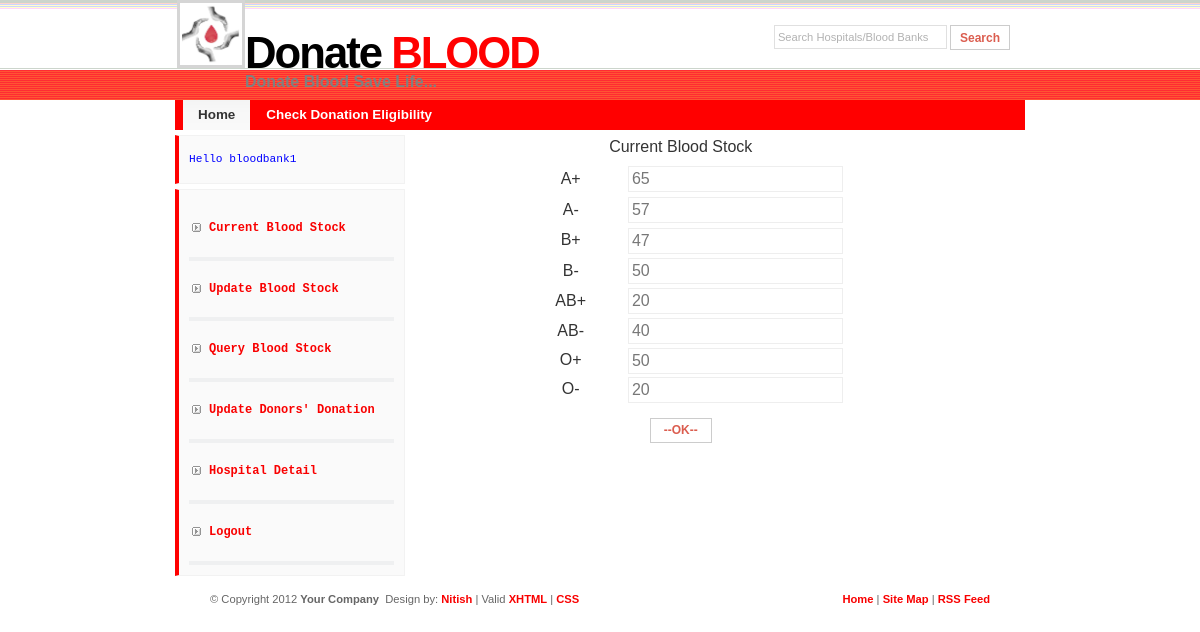
/others/queryStock.php (signed in), run on the app's committed database.
### tables this page shows
CREATE TABLE IF NOT EXISTS `bbhquantity` (
  `userid` varchar(20) NOT NULL,
  `apositive` int(11) NOT NULL,
  `anegative` int(11) NOT NULL,
  `bpositive` int(11) NOT NULL,
  `bnegative` int(11) NOT NULL,
  `abpositive` int(11) NOT NULL,
  `abnegative` int(11) NOT NULL,
  `opositive` int(11) NOT NULL,
  `onegative` int(11) NOT NULL,
  PRIMARY KEY (`userid`)
);

### others/queryStock.php (the view, shortened to what this page needs)
<!DOCTYPE html PUBLIC "-//W3C//DTD XHTML 1.0 Strict//EN" "http://www.w3.org/TR/xhtml1/DTD/xhtml1-strict.dtd">
<html xmlns="http://www.w3.org/1999/xhtml" xml:lang="en" lang="en">
    <head>
        <link rel="stylesheet" href="../images/CitrusIsland.css" type="text/css" />
    </head>
    <body>
        <div id="wrap">
            <?php
            include 'otherHeader.php';
            ?>
<div id="sidebar" >
<code><span style="align: right; color: blue;"><label><?php echo "Hello ".$_SESSION['userid'] ?> </label></span></code>
		<ul class="sidemenu">
                        <li><a href="queryStock.php">Current Blood Stock</a></li>
			<li><a href="updateStock.php">Update Blood Stock</a></li>
			<li><a href="queryOtherStock.php">Query Blood Stock</a></li>
                        <li><a href="updateDonation.php">Update Donors' Donation</a></li>
			<li><a href="hospitalProfile.php">Hospital Detail</a></li>
                         <li><a href="logout.php">Logout</a></li>
		</ul>
	</div>
            <?php
           $userid = $_SESSION['userid'];
           $sql = "Select * from bbms.bbhquantity where userid = '$userid'";
           $result = mysql_query($sql);
           $row = mysql_fetch_array($result);
            ?>
            <div id="main" style="height: 400px" align="center"><font size="3">
<table width="60%" border="0">
  <tr>
    <td height="30" colspan="2"><div align="center">Current Blood Stock</div></td>
  </tr>
    <tr align="center">
    <td width="33%" height="30">A+</td>
    <td width="67%"><input name="txtap" type="text" id="txtap" maxlength="2" value="<?php echo $row[1];?>" readonly="readonly" /></td>
  </tr>
  <tr align="center">
    <td height="28">A-</td>
    <td><input name="txtam" type="text" id="txtam" maxlength="2" value="<?php echo $row[2];?>" readonly="readonly" /></td>
  </tr>
  <tr align="center">
    <td height="29">B+</td>
    <td><input name="txtbp" type="text" id="txtbp" maxlength="2" value="<?php echo $row[3];?>" readonly="readonly" /></td>
  </tr>
  <tr align="center">
    <td height="28">B-</td>
    <td><input name="txtbm" type="text" id="txtbm" maxlength="2" value="<?php echo $row[4];?>" readonly="readonly" /></td>
  </tr>
  <tr align="center">
    <td height="28">AB+</td>
    <td><input name="txtabp" type="text" id="txtabp" maxlength="2" value="<?php echo $row[5];?>" readonly="readonly" /></td>
  </tr>
  <tr align="center">
    <td height="28">AB-</td>
    <td><input name="txtabm" type="text" id="txtabm" maxlength="2" value="<?php echo $row[6];?>" readonly="readonly" /></td>
  </tr>
  <tr align="center">
    <td height="27">O+</td>
    <td><input name="txtop" type="text" id="txtop" maxlength="2" value="<?php echo $row[7];?>" readonly="readonly" /></td>
  </tr>
  <tr align="center">
    <td height="27">O-</td>
    <td><input name="txtom" type="text" id="txtom" maxlength="2" value="<?php echo $row[8];?>" readonly="readonly" /></td>
  </tr>
  <tr align="center" height="50">
    <td colspan="2"><div align="center"><a href="bbhhome.php"><input type="button" class="button" name="btnsubmit" id="btnsubmit" value="   --OK--   " /></a></div></td>
  </tr>
</table>
</font>
</div>
        </div>
        <?php
        include 'otherfooter.php';
        ?>
    </body>
</html>

### images/CitrusIsland.css (style rules this page uses)
* { margin:0; padding: 0; }
body { margin: 0; padding: 0; font: 70%/1.5em Verdana, Tahoma, Arial,sans-serif; color: #333; text-align: center; background: #FFF url(bg.gif) repeat-x; }
a { color: #F90000; background-color: inherit; text-decoration: none; }
ul, ol { margin: 10px 20px; padding: 0 20px; }
code { margin: 5px 0; padding: 10px; text-align: left; display: block; overflow: auto; font: 500 1em/1.5em 'Lucida Console', 'courier new', monospace; background: #FAFAFA; border: 1px solid #f2f2f2; border-left: 4px solid #FF0000; }
label { display:block; margin:5px 0; }
input { padding: 3px; border:1px solid #eee; font: normal 1em Verdana, sans-serif; color:#777; }
input.button { margin: 0; font: bolder 12px Verdana, Sans-serif; border: 1px solid #CCC; padding: 2px 3px; background: #FFF; color: #db5d4f; height: 25px; }
#wrap { margin: 0 auto; padding: 0; width: 850px; text-align: left; }
#sidebar { float: left; width: 27%; margin: 0; padding: 0; display: inline; }
#sidebar ul.sidemenu { margin: 5px 0; padding: 10px; text-align: left; display: block; overflow: auto; font: 500 1em/1.5em 'Lucida Console', 'courier new', monospace; background: #FAFAFA; border: 1px solid #f2f2f2; border-left: 4px solid #FF0000; }
#sidebar ul.sidemenu li { border-bottom: 4px solid #EFF0F1; background: url(arrow.gif) no-repeat 3px 23px; padding: 20px 0px 20px 20px; font-size: 12px; }
#sidebar ul.sidemenu li a { font-weight: bolder; background-image: none; text-decoration: none; }
#main { float: left; margin: 0 0 0 0; padding: 0; width: 65%; }

### data on the page
bbhquantity: txtap "65", txtam "57", txtbp "47", txtbm "50", txtabp "20", txtabm "40", txtop "50", txtom "20"

### other printed values
$_SESSION['userid'] "bloodbank1"
